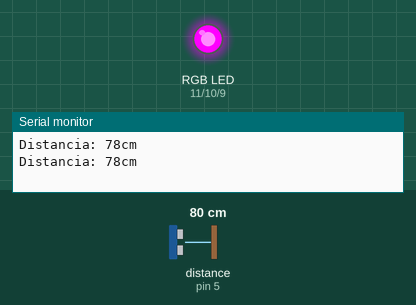
Simulated run of this sketch. Board: Arduino Uno, built with avr-gcc and run on an emulated ATmega328P. On the bench: an RGB LED mixed from three pins (HIGH = lit), the last lines printed to the serial monitor. Wiring (inferred from the names in the program): ultrasonic range finder: trigger pin 6; echo pin 5. The test bench sets the inputs (shaded band); at power-on: distance to the obstacle (sensor on pin 5) 80 cm. The echo pulse lasts 58.3 µs per cm; pins used as bus, display or sensor lines are not drawn.

Above: at 1.8 s.
1.9 s: distance to the obstacle (sensor on pin 5) set to 55 cm
3.4 s: distance to the obstacle (sensor on pin 5) set to 46 cm
At 4.5 s:
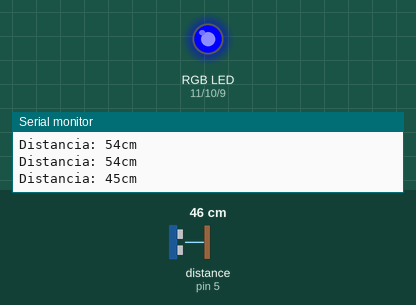
5.5 s: distance to the obstacle (sensor on pin 5) set to 29 cm
7.2 s: distance to the obstacle (sensor on pin 5) set to 23 cm
At 9.1 s:
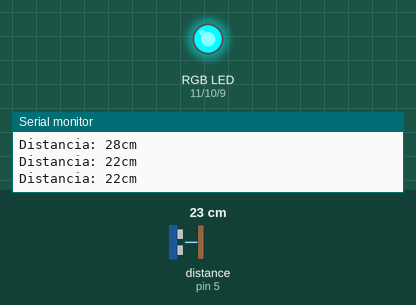
9.5 s: distance to the obstacle (sensor on pin 5) set to 35 cm
At 10.8 s:
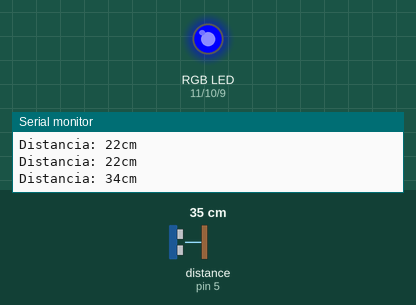
11.5 s: distance to the obstacle (sensor on pin 5) set to 2 cm
At 12.4 s:
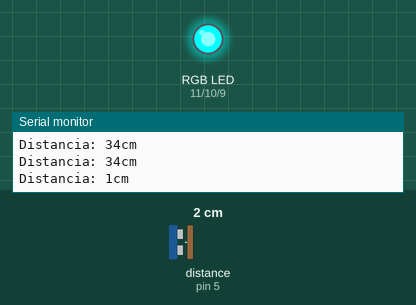
Timing chart, 0 to 14.5 s (numbered marks = the images above; inputs shaded):
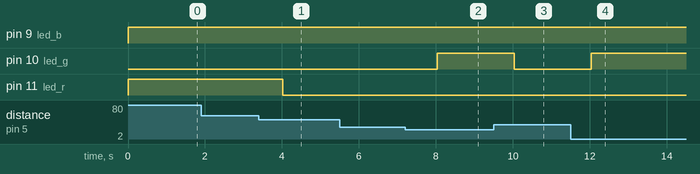

Measured:
- the behaviour switches between 52 and 51 cm on distance to the obstacle (sensor on pin 5) (found by bisection; images 0 and 1)
- the behaviour switches between 27 and 26 cm on distance to the obstacle (sensor on pin 5) (found by bisection; images 1 and 2)
- after the input at 3.4 s, pin 11 (led_r): HIGH → LOW after 0.62 s
- after the input at 7.2 s, pin 10 (led_g): LOW → HIGH after 0.83 s
- after the input at 9.5 s, pin 10 (led_g): HIGH → LOW after 0.54 s
- after the input at 11.5 s, pin 10 (led_g): LOW → HIGH after 0.54 s

The sketch:

sensor_de_ultrasonido_con_led_rgb.ino
```cpp
const int Trigger = 6;
const int Echo = 5; // Pin digital 3 para el Echo del sensor
int led_r = 11;
int led_g = 10;
int led_b = 9;

void setup() {
  Serial.begin(9600); // iniciailzamos la comunicación
  pinMode(Trigger, OUTPUT); // pin como salida
  pinMode(Echo, INPUT);  // pin como entrada
  digitalWrite(Trigger, LOW); // Inicializamos el pin con 0
  pinMode(led_r, OUTPUT);
  pinMode(led_g, OUTPUT);
  pinMode(led_b, OUTPUT);
}

void loop() {

  long t; // tiempo que demora en llegar el eco
  long d; //distancia en centimetros

  digitalWrite(Trigger, HIGH);
  delayMicroseconds(10); // Enviamos un pulso de 10us
  digitalWrite(Trigger, LOW);

  t = pulseIn(Echo, HIGH); // obtenemos el ancho del pulso
  d = t/59; // escalamos el tiempo a una distancia en cm

  if (d <= 25) {
    digitalWrite(led_r, LOW);
    digitalWrite(led_g, HIGH);
    digitalWrite(led_b, HIGH);
  }

  else if ((25 < d) && (d <= 50)) {
    digitalWrite(led_r, LOW);
    digitalWrite(led_g, LOW);
    digitalWrite(led_b, HIGH);
  }

  else {
    digitalWrite(led_r, HIGH);
    digitalWrite(led_g, LOW);
    digitalWrite(led_b, HIGH);
  }

Serial.print("Distancia: ");
Serial.print(d); // Enviamos serialmente el valor de la distancia
Serial.print("cm");
Serial.println();
delay(1000); // Hacemos una pausa de 1000 ms

}
```
